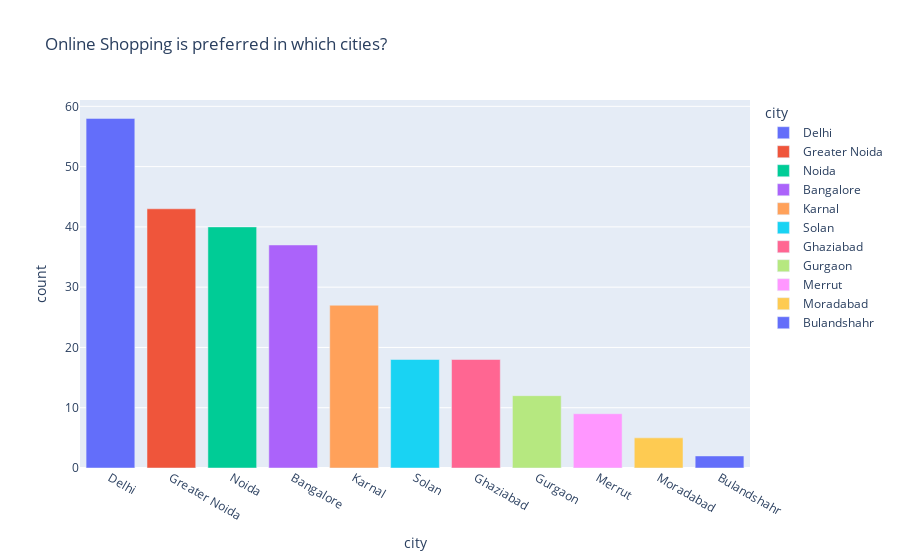

The cell this chart's notebook holds for it:
### Markdown cell above
**Observation:**
- We can observe from these pie charts that, in all age groups, more than 50% of the sample, it is women who does more online shopping when compared to men.

### Code cell
#Which city people shop the most?

city_count = pd.DataFrame(dataset['city'].value_counts()).reset_index()
city_count.columns = ['city','count']


fig = px.bar(city_count, x='city',y='count',
           color='city',
             title = 'Online Shopping is preferred in which cities?')
fig.show(height=200,width=200)

### Figure 1 — Plotly figure (JSON) as saved in the notebook; plotly's stock layout.template omitted (floating-point values rounded to 4 significant figures)
{"data": [{"alignmentgroup": "True", "hovertemplate": "city=%{x}<br>count=%{y}<extra></extra>", "legendgroup": "Delhi", "marker": {"color": "#636efa", "pattern": {"shape": ""}}, "name": "Delhi", "offsetgroup": "Delhi", "orientation": "v", "showlegend": true, "textposition": "auto", "type": "bar", "x": ["Delhi"], "xaxis": "x", "y": [58], "yaxis": "y"}, {"alignmentgroup": "True", "hovertemplate": "city=%{x}<br>count=%{y}<extra></extra>", "legendgroup": "Greater Noida", "marker": {"color": "#EF553B", "pattern": {"shape": ""}}, "name": "Greater Noida", "offsetgroup": "Greater Noida", "orientation": "v", "showlegend": true, "textposition": "auto", "type": "bar", "x": ["Greater Noida"], "xaxis": "x", "y": [43], "yaxis": "y"}, {"alignmentgroup": "True", "hovertemplate": "city=%{x}<br>count=%{y}<extra></extra>", "legendgroup": "Noida", "marker": {"color": "#00cc96", "pattern": {"shape": ""}}, "name": "Noida", "offsetgroup": "Noida", "orientation": "v", "showlegend": true, "textposition": "auto", "type": "bar", "x": ["Noida"], "xaxis": "x", "y": [40], "yaxis": "y"}, {"alignmentgroup": "True", "hovertemplate": "city=%{x}<br>count=%{y}<extra></extra>", "legendgroup": "Bangalore ", "marker": {"color": "#ab63fa", "pattern": {"shape": ""}}, "name": "Bangalore ", "offsetgroup": "Bangalore ", "orientation": "v", "showlegend": true, "textposition": "auto", "type": "bar", "x": ["Bangalore "], "xaxis": "x", "y": [37], "yaxis": "y"}, {"alignmentgroup": "True", "hovertemplate": "city=%{x}<br>count=%{y}<extra></extra>", "legendgroup": "Karnal ", "marker": {"color": "#FFA15A", "pattern": {"shape": ""}}, "name": "Karnal ", "offsetgroup": "Karnal ", "orientation": "v", "showlegend": true, "textposition": "auto", "type": "bar", "x": ["Karnal "], "xaxis": "x", "y": [27], "yaxis": "y"}, {"alignmentgroup": "True", "hovertemplate": "city=%{x}<br>count=%{y}<extra></extra>", "legendgroup": "Solan", "marker": {"color": "#19d3f3", "pattern": {"shape": ""}}, "name": "Solan", "offsetgroup": "Solan", "orientation": "v", "showlegend": true, "textposition": "auto", "type": "bar", "x": ["Solan"], "xaxis": "x", "y": [18], "yaxis": "y"}, {"alignmentgroup": "True", "hovertemplate": "city=%{x}<br>count=%{y}<extra></extra>", "legendgroup": "Ghaziabad", "marker": {"color": "#FF6692", "pattern": {"shape": ""}}, "name": "Ghaziabad", "offsetgroup": "Ghaziabad", "orientation": "v", "showlegend": true, "textposition": "auto", "type": "bar", "x": ["Ghaziabad"], "xaxis": "x", "y": [18], "yaxis": "y"}, {"alignmentgroup": "True", "hovertemplate": "city=%{x}<br>count=%{y}<extra></extra>", "legendgroup": "Gurgaon ", "marker": {"color": "#B6E880", "pattern": {"shape": ""}}, "name": "Gurgaon ", "offsetgroup": "Gurgaon ", "orientation": "v", "showlegend": true, "textposition": "auto", "type": "bar", "x": ["Gurgaon "], "xaxis": "x", "y": [12], "yaxis": "y"}, {"alignmentgroup": "True", "hovertemplate": "city=%{x}<br>count=%{y}<extra></extra>", "legendgroup": "Merrut", "marker": {"color": "#FF97FF", "pattern": {"shape": ""}}, "name": "Merrut", "offsetgroup": "Merrut", "orientation": "v", "showlegend": true, "textposition": "auto", "type": "bar", "x": ["Merrut"], "xaxis": "x", "y": [9], "yaxis": "y"}, {"alignmentgroup": "True", "hovertemplate": "city=%{x}<br>count=%{y}<extra></extra>", "legendgroup": "Moradabad", "marker": {"color": "#FECB52", "pattern": {"shape": ""}}, "name": "Moradabad", "offsetgroup": "Moradabad", "orientation": "v", "showlegend": true, "textposition": "auto", "type": "bar", "x": ["Moradabad"], "xaxis": "x", "y": [5], "yaxis": "y"}, {"alignmentgroup": "True", "hovertemplate": "city=%{x}<br>count=%{y}<extra></extra>", "legendgroup": "Bulandshahr", "marker": {"color": "#636efa", "pattern": {"shape": ""}}, "name": "Bulandshahr", "offsetgroup": "Bulandshahr", "orientation": "v", "showlegend": true, "textposition": "auto", "type": "bar", "x": ["Bulandshahr"], "xaxis": "x", "y": [2], "yaxis": "y"}], "layout": {"barmode": "relative", "legend": {"title": {"text": "city"}, "tracegroupgap": 0}, "title": {"text": "Online Shopping is preferred in which cities?"}, "xaxis": {"anchor": "y", "categoryarray": ["Delhi", "Greater Noida", "Noida", "Bangalore ", "Karnal ", "Solan", "Ghaziabad", "Gurgaon ", "Merrut", "Moradabad", "Bulandshahr"], "categoryorder": "array", "domain": [0, 1], "title": {"text": "city"}}, "yaxis": {"anchor": "x", "domain": [0, 1], "title": {"text": "count"}}}}
